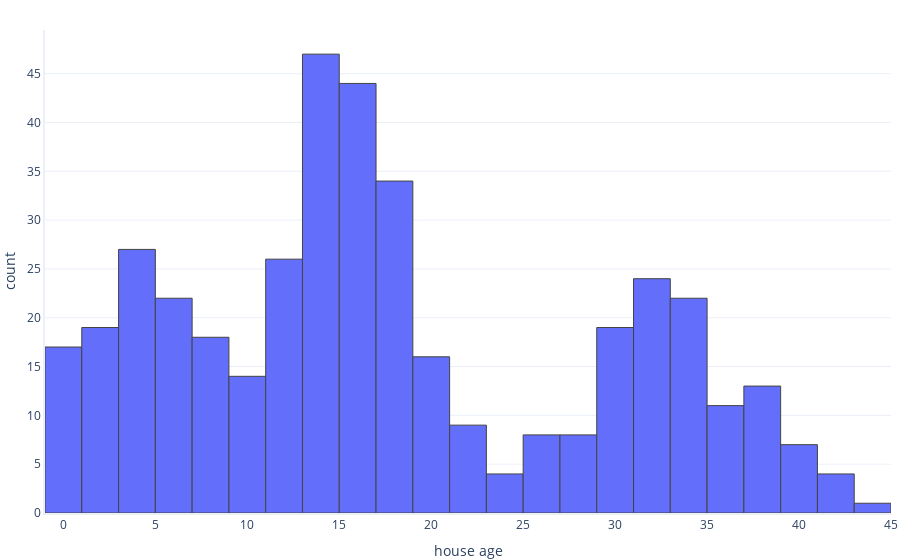

This figure's notebook cell:
### Code cell
rq.histogram(data,label_x='house_age', nbins=30)

### Figure 1 — Plotly figure (JSON) as saved in the notebook; plotly's stock layout.template omitted (floating-point values rounded to 4 significant figures; data arrays with more than 128 entries replaced by an {"elided": "..."} marker saying what was removed)
{"data": [{"alignmentgroup": "True", "bingroup": "x", "hovertemplate": "house age=%{x}<br>count=%{y}<extra></extra>", "legendgroup": "", "marker": {"color": "#636efa", "pattern": {"shape": ""}}, "name": "", "nbinsx": 30, "offsetgroup": "", "orientation": "v", "showlegend": false, "type": "histogram", "x": {"elided": "414 float values"}, "xaxis": "x", "yaxis": "y"}], "layout": {"barmode": "relative", "legend": {"tracegroupgap": 0}, "xaxis": {"anchor": "y", "domain": [0, 1], "title": {"text": "house age"}}, "yaxis": {"anchor": "x", "domain": [0, 1], "title": {"text": "count"}}}}
